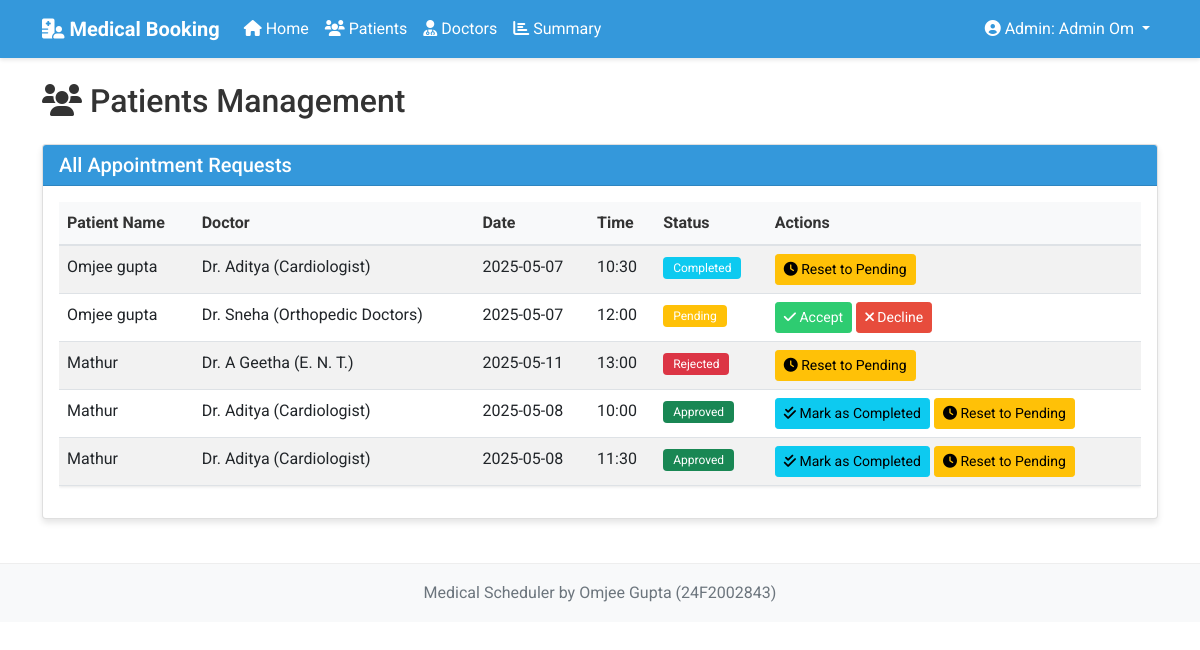
Screenshot of /admin/patients (signed in) with the database file from the repository.
### models.py (models this page shows, shortened)
class User(UserMixin, db.Model):
    __tablename__ = 'users'
    id = db.Column(db.Integer, primary_key=True)
    email = db.Column(db.String(120), unique=True, nullable=False)
    password_hash = db.Column(db.String(256), nullable=False)
    user_type = db.Column(db.String(10), nullable=False)  # 'admin' or 'patient'
    __mapper_args__ = {
        'polymorphic_identity': 'user',
        'polymorphic_on': user_type
    }

class Admin(User):
    __tablename__ = 'admins'
    id = db.Column(db.Integer, db.ForeignKey('users.id'), primary_key=True)
    name = db.Column(db.String(100), nullable=False)
    __mapper_args__ = {
        'polymorphic_identity': 'admin',
    }

class Appointment(db.Model):
    __tablename__ = 'appointments'
    id = db.Column(db.Integer, primary_key=True)
    patient_id = db.Column(db.Integer, db.ForeignKey('patients.id'), nullable=False)
    doctor_id = db.Column(db.Integer, db.ForeignKey('doctors.id'), nullable=False)
    slot_id = db.Column(db.Integer, db.ForeignKey('time_slots.id'), nullable=False)
    date = db.Column(db.Date, nullable=False)
    time = db.Column(db.String(5), nullable=False)  # Format: HH:MM
    status = db.Column(db.String(20), default='pending')  # 'pending', 'approved', 'rejected', 'completed'
    created_at = db.Column(db.DateTime, default=datetime.utcnow)
    time_slot = db.relationship('TimeSlot', backref='appointment', uselist=False)

class Patient(User):
    __tablename__ = 'patients'
    id = db.Column(db.Integer, db.ForeignKey('users.id'), primary_key=True)
    name = db.Column(db.String(100), nullable=False)
    phone = db.Column(db.String(20), nullable=False)
    address = db.Column(db.String(200), nullable=False)
    gender = db.Column(db.String(10), nullable=False)
    age = db.Column(db.Integer, nullable=False)
    is_blocked = db.Column(db.Boolean, default=False)
    appointments = db.relationship('Appointment', backref='patient', lazy=True)
    __mapper_args__ = {
        'polymorphic_identity': 'patient',
    }

class Doctor(db.Model):
    __tablename__ = 'doctors'
    id = db.Column(db.Integer, primary_key=True)
    name = db.Column(db.String(100), nullable=False)
    specialization = db.Column(db.String(100), nullable=False)
    fees = db.Column(db.Float, nullable=False)
    address = db.Column(db.String(200), nullable=False)
    start_time = db.Column(db.String(5), nullable=False)  # Format: HH:MM
    end_time = db.Column(db.String(5), nullable=False)    # Format: HH:MM
    slot_duration = db.Column(db.Integer, nullable=False)  # in minutes
    available_days = db.Column(db.String(100), nullable=False)  # comma-separated days
    created_at = db.Column(db.DateTime, default=datetime.utcnow)
    time_slots = db.relationship('TimeSlot', backref='doctor', lazy=True, cascade="all, delete-orphan")
    appointments = db.relationship('Appointment', backref='doctor', lazy=True)

### routes/admin.py (the view)
@admin_bp.route('/patients')
@login_required
def patients():
    try:
        appointments = Appointment.query.join(Patient).join(Doctor).all()
    except Exception as e:
        app.logger.error(f"Error loading patient appointments: {str(e)}")
        flash("There was an error loading the appointments. Please try again later.", "danger")
        appointments = []
    return render_template('admin/patients.html', appointments=appointments)

### app.py (called while the page is built)
@login_manager.user_loader
def load_user(user_id):
    return User.query.get(int(user_id))

@app.template_filter('datetimeformat')
def datetimeformat(value, format='%Y-%m-%d'):
    if value:
        return value.strftime(format)
    return ""

@app.context_processor
def inject_now():
    return {'now': datetime.utcnow()}

### routes/admin.py (called while the page is built)
@admin_bp.before_request
def check_admin():
    if current_user.is_anonymous or current_user.user_type != 'admin':
        flash('You must be an admin to access this page.', 'danger')
        return redirect(url_for('auth.login'))

### templates/admin/patients.html (shortened to what this page needs)
{% extends "base.html" %}
{% block content %}
<div class="row mb-4">
    <div class="col-md-12">
        <h2 class="mb-4"><i class="fas fa-users"></i> Patients Management</h2>
        <div class="card">
            <div class="card-header d-flex justify-content-between align-items-center">
                <h5 class="mb-0">All Appointment Requests</h5>
            </div>
            <div class="card-body">
                <div class="table-responsive">
                    <table class="table table-striped table-hover">
                        <thead>
                            <tr>
                                <th>Patient Name</th>
                                <th>Doctor</th>
                                <th>Date</th>
                                <th>Time</th>
                                <th>Status</th>
                                <th>Actions</th>
                            </tr>
                        </thead>
                        <tbody>
                            {% for appointment in appointments %}
                            <tr>
                                <td>{{ appointment.patient.name }}</td>
                                <td>Dr. {{ appointment.doctor.name }} ({{ appointment.doctor.specialization }})</td>
                                <td>{{ appointment.date|datetimeformat }}</td>
                                <td>{{ appointment.time }}</td>
                                <td>
                                    {% if appointment.status == 'pending' %}
                                        <span class="badge bg-warning">Pending</span>
                                    {% elif appointment.status == 'approved' %}
                                        <span class="badge bg-success">Approved</span>
                                    {% elif appointment.status == 'completed' %}
                                        <span class="badge bg-info">Completed</span>
                                    {% elif appointment.status == 'rejected' %}
                                        <span class="badge bg-danger">Rejected</span>
                                    {% endif %}
                                </td>
                                <td class="d-flex gap-1">
                                    {% if appointment.status == 'pending' %}
                                        <form method="POST" action="{{ url_for('admin.update_appointment_status', appointment_id=appointment.id, status='approved') }}">
                                            <button type="submit" class="btn btn-sm btn-success">
                                                <i class="fas fa-check"></i> Accept
                                            </button>
                                        </form>
                                        <form method="POST" action="{{ url_for('admin.update_appointment_status', appointment_id=appointment.id, status='rejected') }}">
                                            <button type="submit" class="btn btn-sm btn-danger">
                                                <i class="fas fa-times"></i> Decline
                                            </button>
                                        </form>
                                    {% elif appointment.status == 'approved' %}
                                        <form method="POST" action="{{ url_for('admin.update_appointment_status', appointment_id=appointment.id, status='completed') }}">
                                            <button type="submit" class="btn btn-sm btn-info">
                                                <i class="fas fa-check-double"></i> Mark as Completed
                                            </button>
                                        </form>
                                        <form method="POST" action="{{ url_for('admin.update_appointment_status', appointment_id=appointment.id, status='pending') }}">
                                            <button type="submit" class="btn btn-sm btn-warning">
                                                <i class="fas fa-clock"></i> Reset to Pending
                                            </button>
                                        </form>
                                    {% else %}
                                        <form method="POST" action="{{ url_for('admin.update_appointment_status', appointment_id=appointment.id, status='pending') }}">
                                            <button type="submit" class="btn btn-sm btn-warning">
                                                <i class="fas fa-clock"></i> Reset to Pending
                                            </button>
                                        </form>
                                    {% endif %}
                                </td>
                            </tr>
                            {% else %}
                            <tr>
                                <td colspan="6" class="text-center">No appointment requests found.</td>
                            </tr>
                            {% endfor %}
                        </tbody>
                    </table>
                </div>
            </div>
        </div>
    </div>
</div>
{% endblock %}

### templates/base.html (shortened to what this page needs)
<!DOCTYPE html>
<html lang="en">
<head>
    <link href="https://cdn.jsdelivr.net/npm/bootstrap@5.1.3/dist/css/bootstrap.min.css" rel="stylesheet">
    <link rel="stylesheet" href="https://cdnjs.cloudflare.com/ajax/libs/font-awesome/6.0.0-beta3/css/all.min.css">
    <link rel="stylesheet" href="{{ url_for('static', filename='css/styles.css') }}">
</head>
<body>
    <nav class="navbar navbar-expand-lg navbar-dark">
        <div class="container">
            <a class="navbar-brand" href="{{ url_for('index') }}">
                <i class="fas fa-hospital-user"></i> Medical Booking
            </a>
            <div class="collapse navbar-collapse" id="navbarNav">
                <ul class="navbar-nav me-auto">
                    {% if current_user.is_authenticated %}
                        {% if current_user.user_type == 'admin' %}
                            <li class="nav-item">
                                <a class="nav-link" href="{{ url_for('admin.dashboard') }}">
                                    <i class="fas fa-home"></i> Home
                                </a>
                            </li>
                            <li class="nav-item">
                                <a class="nav-link" href="{{ url_for('admin.patients') }}">
                                    <i class="fas fa-users"></i> Patients
                                </a>
                            </li>
                            <li class="nav-item">
                                <a class="nav-link" href="{{ url_for('admin.doctors') }}">
                                    <i class="fas fa-user-md"></i> Doctors
                                </a>
                            </li>
                            <li class="nav-item">
                                <a class="nav-link" href="{{ url_for('admin.summary') }}">
                                    <i class="fas fa-chart-bar"></i> Summary
                                </a>
                            </li>
                        {% endif %}
                    {% endif %}
                </ul>
                <ul class="navbar-nav">
                    {% if current_user.is_authenticated %}
                        <li class="nav-item dropdown">
                            <a class="nav-link dropdown-toggle" href="#" id="navbarDropdown" role="button" data-bs-toggle="dropdown">
                                <i class="fas fa-user-circle"></i>
                                {% if current_user.user_type == 'admin' %}
                                    Admin: {{ current_user.name }}
                                {% else %}
                                    {{ current_user.name }}
                                {% endif %}
                            </a>
                        </li>
                    {% endif %}
                </ul>
            </div>
        </div>
    </nav>
    <div class="container mt-4">
        {% block content %}{% endblock %}
    </div>
    <footer class="footer mt-auto py-3 bg-light">
        <div class="container text-center">
            <span class="text-muted">Medical Scheduler by Omjee Gupta (24F2002843)</span>
        </div>
    </footer>
</body>
</html>

### static/css/styles.css (style rules this page uses)
body { font-family: 'Roboto', sans-serif; background-color: #ffffff; color: #333; line-height: 1.6; }
.navbar { background-color: #3498db; box-shadow: 0 2px 4px rgba(0, 0, 0, 0.1); }
.navbar-brand { font-weight: bold; color: #fff !important; }
.navbar-nav .nav-link { color: #fff !important; }
.footer { background-color: #f8f9fa; padding: 1rem 0; position: relative; bottom: 0; width: 100%; border-top: 1px solid #eee; }
.card { margin-bottom: 20px; box-shadow: 0 4px 6px rgba(0, 0, 0, 0.1); transition: transform 0.3s ease; }
.card-header { background-color: #3498db; color: white; font-weight: bold; }
.btn-success { background-color: #2ecc71; border-color: #2ecc71; }
.btn-danger { background-color: #e74c3c; border-color: #e74c3c; }
.table { background-color: white; box-shadow: 0 1px 3px rgba(0, 0, 0, 0.1); }
.table thead th { background-color: #f8f9fa; color: #333; border-bottom: 2px solid #dee2e6; }
.badge { padding: 5px 10px; font-weight: normal; font-size: 12px; }

### rows the page displays
Admin: name "Admin Om"
Appointment: patient.name "Omjee gupta", doctor.name "Aditya", doctor.specialization "Cardiologist", date "2025-05-07", time "10:30", status "Completed"
Appointment: patient.name "Omjee gupta", doctor.name "Sneha", doctor.specialization "Orthopedic Doctors", date "2025-05-07", time "12:00", status "Pending"
Appointment: patient.name "Mathur", doctor.name "A Geetha", doctor.specialization "E. N. T.", date "2025-05-11", time "13:00", status "Rejected"
Appointment: patient.name "Mathur", doctor.name "Aditya", doctor.specialization "Cardiologist", date "2025-05-08", time "10:00", status "Approved"
Appointment: patient.name "Mathur", doctor.name "Aditya", doctor.specialization "Cardiologist", date "2025-05-08", time "11:30", status "Approved"
